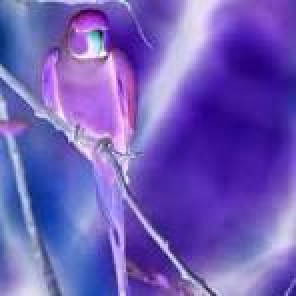
#> input picture encrypted_image.jpg, 148 x 148 px (shown 2 times larger)
$ python ImageEncDec.py
#> lines starting #> are read from the running program, lines starting #| are printed output that depends on the picture
from PIL import Image
import numpy as np

def encrypt_image(image, swap_pixels):
    if swap_pixels:
        # Swap pixel values between red and blue channels
        image_array = np.array(image)
        image_array[:, :, [0, 2]] = image_array[:, :, [2, 0]]
        return Image.fromarray(image_array)
    else:
        # Apply a basic mathematical operation to the image
        return Image.eval(image, lambda x: 255 - x)

def decrypt_image(image, swap_pixels):
    return encrypt_image(image, swap_pixels)

def main():
    while True:
        # Load the image
        input_image_path = input("Enter the path of the image file (or type 'exit' to quit): ")
#> the answer given: encrypted_image.jpg
        if input_image_path.lower() == "exit":
            print("Terminating program.")
            return

        try:
            image = Image.open(input_image_path)
#> image is the input picture: PIL image 148x148 RGB; mean R, G, B 112.1, 91, 185.2
        except FileNotFoundError:
            print("Error: Unable to load image.")
            continue

        while True:
            # Ask the user whether to encrypt or decrypt
            print("\nChoose operation:")
            print("1. Encrypt")
            print("2. Decrypt")
            print("3. Terminate")
            choice = input("Enter your choice (1, 2, or 3): ")

            if choice == '1':
                # Ask the user to swap pixels or apply a basic mathematical operation
                print("\nChoose encryption method:")
                print("1. Swap pixels")
                print("2. Apply a basic mathematical operation")
                encryption_choice = input("Enter your choice (1 or 2): ")

                if encryption_choice not in ['1', '2']:
                    print("Invalid choice. Please enter 1 or 2.")
                    continue

                swap_pixels = (encryption_choice == '1')

                # Encrypt the image
                processed_image = encrypt_image(image.copy(), swap_pixels)
                output_image_path = "encrypted_image.jpg"
                print("Image encrypted successfully.")
                break

            elif choice == '2':
                # Ask the user whether to swap pixels or apply a basic mathematical operation
                print("\nChoose decryption method:")
                print("1. Swap pixels")
                print("2. Apply a basic mathematical operation")
                decryption_choice = input("Enter your choice (1 or 2): ")

                if decryption_choice not in ['1', '2']:
                    print("Invalid choice. Please enter 1 or 2.")
                    continue

                swap_pixels = (decryption_choice == '1')

                # Decrypt the image
                processed_image = decrypt_image(image.copy(), swap_pixels)
                output_image_path = "decrypted_image.jpg"
                print("Image decrypted successfully.")
                break

            elif choice == '3':
                print("\nTerminating program.")
                return

            else:
                print("\nInvalid choice. Please enter 1, 2, or 3.")
#> this loop made 1 pass; the answer given on pass 1: 1
#> pass 1, in main, `processed_image = encrypt_image(image.copy(), swap_pixels)`:
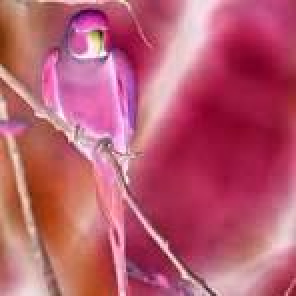
#> processed_image: PIL image 148x148 RGB (shown 2 times larger); mean R, G, B 185.2, 91, 112.1

        # Save the result as a new image file
        processed_image.save(output_image_path)
        print("Image saved as", output_image_path)
#> pass 2 of the loop in main, `while True:`:
#> the answer given: decrypted_image.jpg
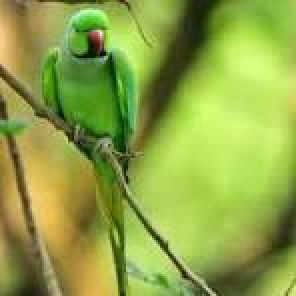
#> input picture decrypted_image.jpg, 148 x 148 px (shown 2 times larger)
#> in main, image is the input picture: PIL image 148x148 RGB; mean R, G, B 142.9, 163.9, 69.8
#> the loop in main, `while True:` made 1 pass; the answer given on pass 1: 1
#> pass 1, in main, `processed_image = encrypt_image(image.copy(), swap_pixels)`:
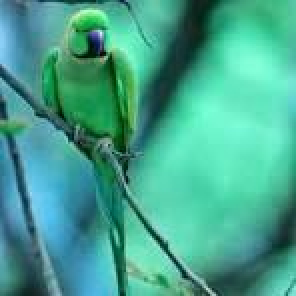
#> processed_image: PIL image 148x148 RGB (shown 2 times larger); mean R, G, B 69.8, 163.9, 142.9

if __name__ == "__main__":
#> (the run stopped early here; a loop or call above may not have finished)
